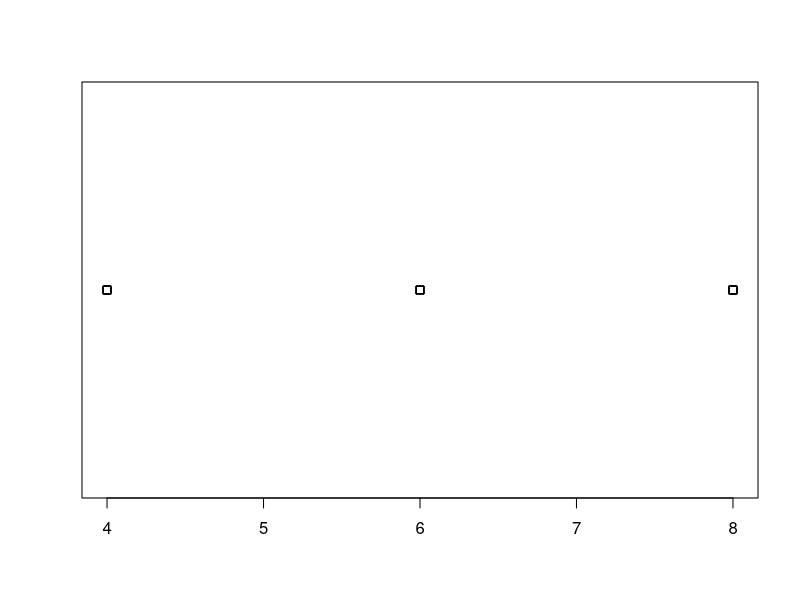
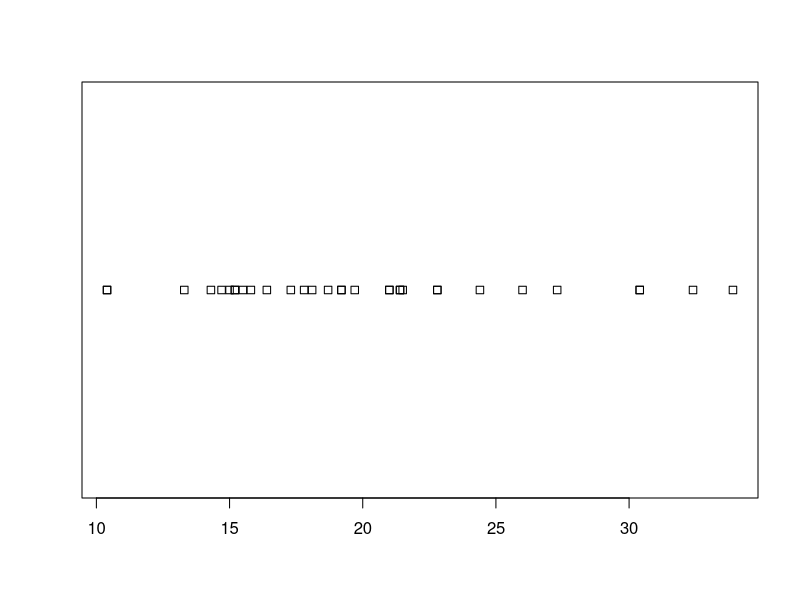
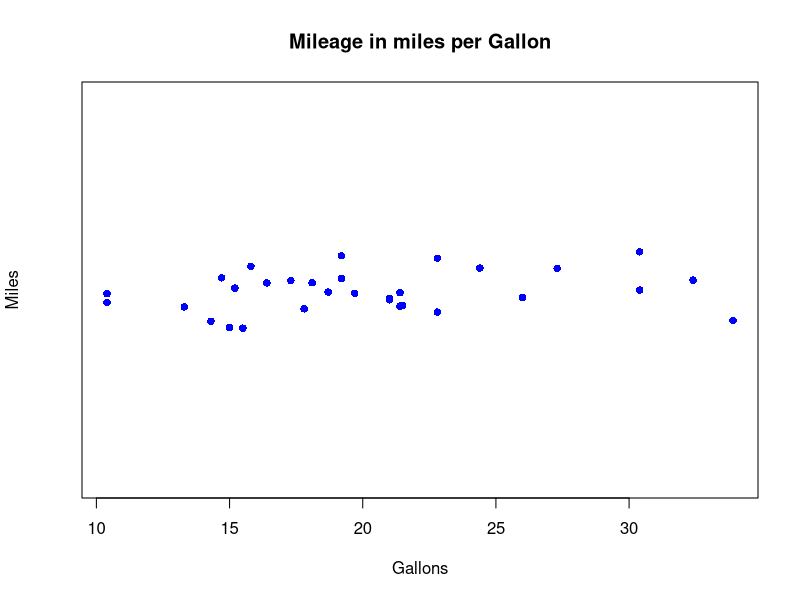
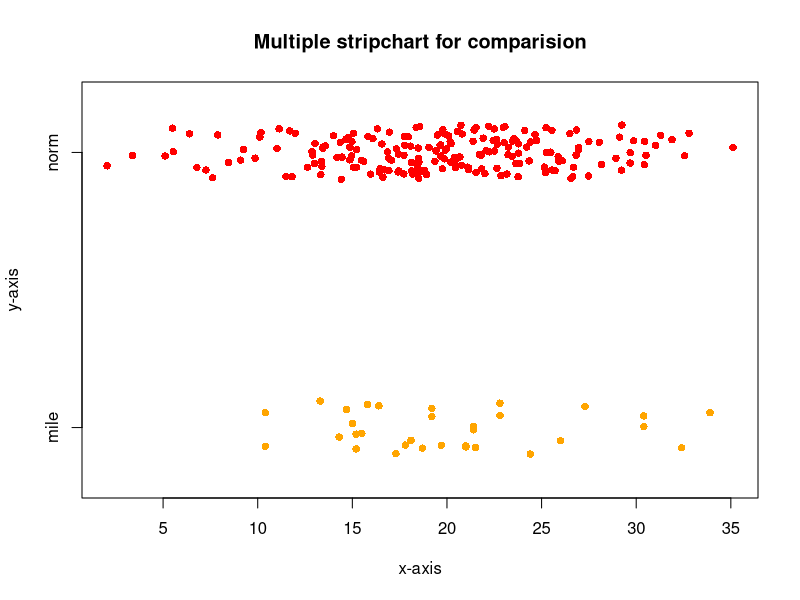
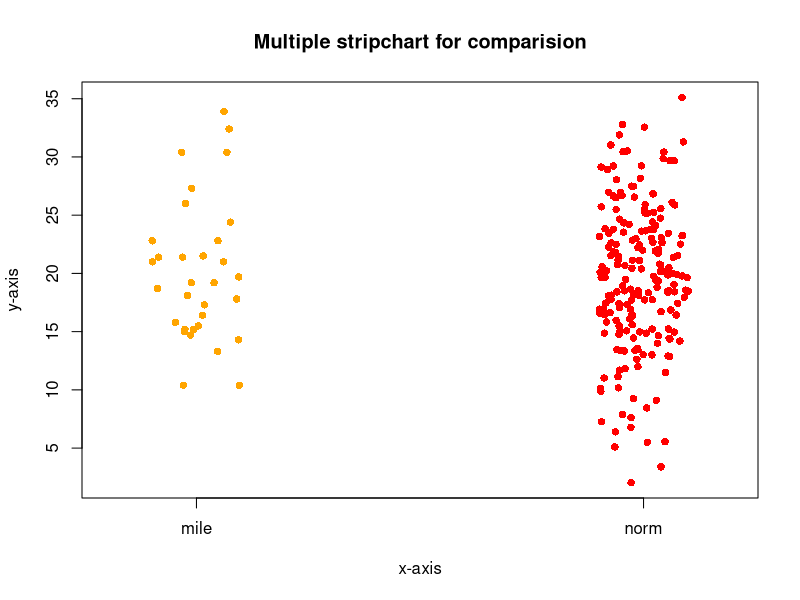

Source code (R) for these figures, in order:
#stripchart produces one dimensional scatter plots (or dot plots) of the given data. 
#These plots are a good alternative to boxplots when sample sizes are small.


mtcars
str(mtcars)
stripchart((mtcars$cyl))
stripchart(mtcars$mpg)



stripchart(mtcars$mpg,
           main="Mileage in miles per Gallon",
           xlab="Gallons",
           ylab="Miles",
           method="jitter",
           col="blue",
           pch=16
)

#multiple strip charts

mile=mtcars$mpg
mileNorm <- rnorm(200,mean=mean(mile, na.rm=TRUE), sd = sd(mile, na.rm=TRUE))
x <- list("mile"=mile, "norm"=mileNorm)


stripchart(x,
           main="Multiple stripchart for comparision",
           xlab="x-axis",
           ylab="y-axis",
           method="jitter",
           col=c("orange","red"),
           pch=16
)


stripchart(x,
           main="Multiple stripchart for comparision",
           xlab="x-axis",
           ylab="y-axis",
           method="jitter",
           col=c("orange","red"),
           vertical =TRUE,  #FOR MAKING IT VERTICAL
           pch=16
)


#head(mtcars)
#mean(mtcars$mpg)
#sd(mtcars$mpg)
#nnorm(200,20,3)


